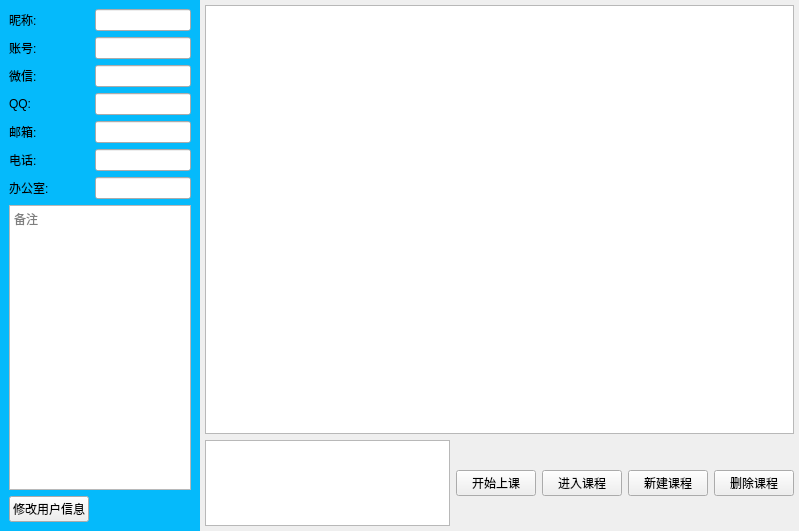
<?xml version="1.0" encoding="UTF-8"?>
<ui version="4.0">
 <class>MainWindow</class>
 <widget class="QWidget" name="MainWindow">
  <property name="geometry">
   <rect>
    <x>0</x>
    <y>0</y>
    <width>799</width>
    <height>531</height>
   </rect>
  </property>
  <property name="windowTitle">
   <string>CyberPodium</string>
  </property>
  <property name="autoFillBackground">
   <bool>false</bool>
  </property>
  <layout class="QVBoxLayout" name="verticalLayout">
   <property name="spacing">
    <number>0</number>
   </property>
   <property name="leftMargin">
    <number>0</number>
   </property>
   <property name="topMargin">
    <number>0</number>
   </property>
   <property name="rightMargin">
    <number>0</number>
   </property>
   <property name="bottomMargin">
    <number>0</number>
   </property>
   <item>
    <widget class="QWidget" name="centralWidget" native="true">
     <property name="autoFillBackground">
      <bool>false</bool>
     </property>
     <property name="styleSheet">
      <string notr="true">
        QWidget#left_wdg{
            background-color: rgb(5,186,251); 
        }
        </string>
     </property>
     <layout class="QHBoxLayout" name="horizontalLayout" stretch="1,3">
      <property name="spacing">
       <number>0</number>
      </property>
      <property name="sizeConstraint">
       <enum>QLayout::SetDefaultConstraint</enum>
      </property>
      <property name="leftMargin">
       <number>0</number>
      </property>
      <property name="topMargin">
       <number>0</number>
      </property>
      <property name="rightMargin">
       <number>0</number>
      </property>
      <property name="bottomMargin">
       <number>0</number>
      </property>
      <item>
       <widget class="QWidget" name="left_wdg" native="true">
        <layout class="QGridLayout" name="gridLayout">
         <item row="0" column="1">
          <widget class="QLineEdit" name="lineEditNickname"/>
         </item>
         <item row="6" column="1">
          <widget class="QLineEdit" name="lineEditOffice"/>
         </item>
         <item row="2" column="1">
          <widget class="QLineEdit" name="lineEditWeChat"/>
         </item>
         <item row="5" column="1">
          <widget class="QLineEdit" name="lineEditPhone"/>
         </item>
         <item row="6" column="0">
          <widget class="QLabel" name="labelOffice">
           <property name="text">
            <string>办公室:</string>
           </property>
          </widget>
         </item>
         <item row="4" column="0">
          <widget class="QLabel" name="labelEmail">
           <property name="text">
            <string>邮箱:</string>
           </property>
          </widget>
         </item>
         <item row="2" column="0">
          <widget class="QLabel" name="labelWeChat">
           <property name="text">
            <string>微信:</string>
           </property>
          </widget>
         </item>
         <item row="1" column="1">
          <widget class="QLineEdit" name="lineEditAccount"/>
         </item>
         <item row="7" column="0" colspan="2">
          <widget class="QTextEdit" name="textEditRemarks">
           <property name="placeholderText">
            <string>备注</string>
           </property>
          </widget>
         </item>
         <item row="0" column="0">
          <widget class="QLabel" name="labelNickname">
           <property name="text">
            <string>昵称:</string>
           </property>
          </widget>
         </item>
         <item row="4" column="1">
          <widget class="QLineEdit" name="lineEditEmail"/>
         </item>
         <item row="1" column="0">
          <widget class="QLabel" name="labelAccount">
           <property name="text">
            <string>账号:</string>
           </property>
          </widget>
         </item>
         <item row="5" column="0">
          <widget class="QLabel" name="labelPhone">
           <property name="text">
            <string>电话:</string>
           </property>
          </widget>
         </item>
         <item row="3" column="0">
          <widget class="QLabel" name="labelQQ">
           <property name="text">
            <string>QQ:</string>
           </property>
          </widget>
         </item>
         <item row="3" column="1">
          <widget class="QLineEdit" name="lineEditQQ"/>
         </item>
         <item row="8" column="0">
          <widget class="QPushButton" name="EditMsgBtn">
           <property name="text">
            <string>修改用户信息</string>
           </property>
          </widget>
         </item>
        </layout>
       </widget>
      </item>
      <item>
       <widget class="QWidget" name="right_wdg" native="true">
        <layout class="QVBoxLayout" name="verticalLayout_2" stretch="5,1">
         <property name="leftMargin">
          <number>5</number>
         </property>
         <property name="topMargin">
          <number>5</number>
         </property>
         <property name="rightMargin">
          <number>5</number>
         </property>
         <property name="bottomMargin">
          <number>5</number>
         </property>
         <item>
          <widget class="QWidget" name="course_wdg" native="true">
           <property name="autoFillBackground">
            <bool>true</bool>
           </property>
           <layout class="QVBoxLayout" name="verticalLayout_3">
            <property name="leftMargin">
             <number>0</number>
            </property>
            <property name="topMargin">
             <number>0</number>
            </property>
            <property name="rightMargin">
             <number>0</number>
            </property>
            <property name="bottomMargin">
             <number>0</number>
            </property>
            <item>
             <widget class="QListWidget" name="courselist_wdg"/>
            </item>
           </layout>
          </widget>
         </item>
         <item>
          <widget class="QWidget" name="widget" native="true">
           <layout class="QHBoxLayout" name="horizontalLayout_2">
            <property name="leftMargin">
             <number>0</number>
            </property>
            <property name="topMargin">
             <number>0</number>
            </property>
            <property name="rightMargin">
             <number>0</number>
            </property>
            <property name="bottomMargin">
             <number>0</number>
            </property>
            <item>
             <widget class="QTextBrowser" name="select_view">
              <property name="sizePolicy">
               <sizepolicy hsizetype="Expanding" vsizetype="Ignored">
                <horstretch>0</horstretch>
                <verstretch>0</verstretch>
               </sizepolicy>
              </property>
             </widget>
            </item>
            <item>
             <widget class="QPushButton" name="lesson_btn">
              <property name="text">
               <string>开始上课</string>
              </property>
             </widget>
            </item>
            <item>
             <widget class="QPushButton" name="enter_btn">
              <property name="text">
               <string>进入课程</string>
              </property>
             </widget>
            </item>
            <item>
             <widget class="QPushButton" name="new_btn">
              <property name="text">
               <string>新建课程</string>
              </property>
             </widget>
            </item>
            <item>
             <widget class="QPushButton" name="delete_btn">
              <property name="text">
               <string>删除课程</string>
              </property>
             </widget>
            </item>
           </layout>
          </widget>
         </item>
        </layout>
       </widget>
      </item>
     </layout>
    </widget>
   </item>
  </layout>
 </widget>
 <resources/>
 <connections/>
</ui>
